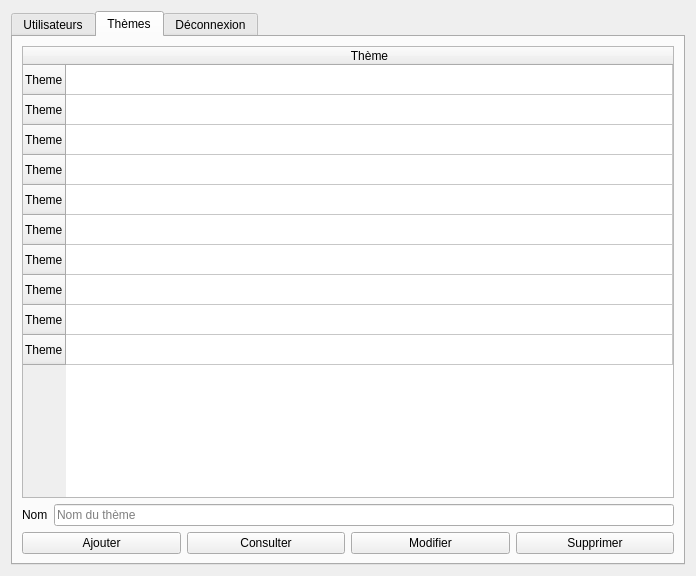
<?xml version="1.0" encoding="UTF-8"?>
<ui version="4.0">
 <class>MenuPrincipal</class>
 <widget class="QDialog" name="MenuPrincipal">
  <property name="geometry">
   <rect>
    <x>0</x>
    <y>0</y>
    <width>696</width>
    <height>576</height>
   </rect>
  </property>
  <property name="windowTitle">
   <string>Dialog</string>
  </property>
  <layout class="QHBoxLayout" name="horizontalLayout">
   <item>
    <widget class="QTabWidget" name="tabWidget">
     <property name="enabled">
      <bool>true</bool>
     </property>
     <property name="currentIndex">
      <number>1</number>
     </property>
     <property name="tabsClosable">
      <bool>false</bool>
     </property>
     <widget class="QWidget" name="tab_4">
      <attribute name="title">
       <string>Utilisateurs</string>
      </attribute>
      <layout class="QHBoxLayout" name="horizontalLayout_4">
       <item>
        <layout class="QHBoxLayout" name="horizontalLayout_9">
         <item>
          <layout class="QVBoxLayout" name="verticalLayout_5">
           <item>
            <widget class="QTableWidget" name="tableWidget_4">
             <property name="editTriggers">
              <set>QAbstractItemView::NoEditTriggers</set>
             </property>
             <property name="alternatingRowColors">
              <bool>true</bool>
             </property>
             <property name="gridStyle">
              <enum>Qt::SolidLine</enum>
             </property>
             <attribute name="horizontalHeaderStretchLastSection">
              <bool>true</bool>
             </attribute>
             <row>
              <property name="text">
               <string>User1</string>
              </property>
             </row>
             <row>
              <property name="text">
               <string>User2</string>
              </property>
             </row>
             <row>
              <property name="text">
               <string>User3</string>
              </property>
             </row>
             <row>
              <property name="text">
               <string>User4</string>
              </property>
             </row>
             <row>
              <property name="text">
               <string>User5</string>
              </property>
             </row>
             <row>
              <property name="text">
               <string>User6</string>
              </property>
             </row>
             <row>
              <property name="text">
               <string>User7</string>
              </property>
             </row>
             <row>
              <property name="text">
               <string>User8</string>
              </property>
             </row>
             <row>
              <property name="text">
               <string>User9</string>
              </property>
             </row>
             <row>
              <property name="text">
               <string>User10</string>
              </property>
             </row>
             <column>
              <property name="text">
               <string>Login</string>
              </property>
             </column>
             <column>
              <property name="text">
               <string>Password</string>
              </property>
             </column>
            </widget>
           </item>
           <item>
            <layout class="QHBoxLayout" name="horizontalLayout_17">
             <item>
              <widget class="QPushButton" name="pushButton_11">
               <property name="text">
                <string>Supprimer</string>
               </property>
              </widget>
             </item>
            </layout>
           </item>
          </layout>
         </item>
         <item>
          <layout class="QVBoxLayout" name="verticalLayout_6">
           <item>
            <layout class="QFormLayout" name="formLayout_7">
             <item row="0" column="0">
              <widget class="QLabel" name="label_9">
               <property name="text">
                <string>Login</string>
               </property>
              </widget>
             </item>
             <item row="0" column="1">
              <widget class="QLineEdit" name="lineEdit_10"/>
             </item>
             <item row="2" column="0">
              <widget class="QLabel" name="label_13">
               <property name="text">
                <string>Meilleur temps</string>
               </property>
              </widget>
             </item>
             <item row="2" column="1">
              <widget class="QLineEdit" name="lineEdit_14"/>
             </item>
             <item row="3" column="0">
              <widget class="QLabel" name="label_14">
               <property name="text">
                <string>Bonnes réponses</string>
               </property>
              </widget>
             </item>
             <item row="3" column="1">
              <widget class="QLineEdit" name="lineEdit_15"/>
             </item>
             <item row="4" column="1">
              <widget class="QPushButton" name="pushButton_13">
               <property name="text">
                <string>Modifier</string>
               </property>
              </widget>
             </item>
             <item row="1" column="0">
              <widget class="QLabel" name="label_12">
               <property name="text">
                <string>Mot de passe</string>
               </property>
              </widget>
             </item>
             <item row="1" column="1">
              <widget class="QLineEdit" name="lineEdit_11"/>
             </item>
            </layout>
           </item>
           <item>
            <layout class="QFormLayout" name="formLayout_8">
             <item row="0" column="0">
              <widget class="QLabel" name="label_16">
               <property name="text">
                <string>Login</string>
               </property>
              </widget>
             </item>
             <item row="0" column="1">
              <widget class="QLineEdit" name="lineEdit_17"/>
             </item>
             <item row="1" column="0">
              <widget class="QLabel" name="label_17">
               <property name="text">
                <string>Mot de passe</string>
               </property>
              </widget>
             </item>
             <item row="1" column="1">
              <widget class="QLineEdit" name="lineEdit_18"/>
             </item>
             <item row="2" column="1">
              <widget class="QPushButton" name="pushButton_14">
               <property name="text">
                <string>Ajouter</string>
               </property>
              </widget>
             </item>
            </layout>
           </item>
          </layout>
         </item>
        </layout>
       </item>
      </layout>
     </widget>
     <widget class="QWidget" name="tab_5">
      <attribute name="title">
       <string>Thèmes</string>
      </attribute>
      <layout class="QHBoxLayout" name="horizontalLayout_18">
       <item>
        <layout class="QHBoxLayout" name="horizontalLayout_19">
         <item>
          <layout class="QVBoxLayout" name="verticalLayout_7">
           <item>
            <widget class="QTableWidget" name="tableWidget_5">
             <property name="enabled">
              <bool>true</bool>
             </property>
             <property name="editTriggers">
              <set>QAbstractItemView::NoEditTriggers</set>
             </property>
             <property name="gridStyle">
              <enum>Qt::SolidLine</enum>
             </property>
             <attribute name="horizontalHeaderStretchLastSection">
              <bool>true</bool>
             </attribute>
             <row>
              <property name="text">
               <string>Theme</string>
              </property>
             </row>
             <row>
              <property name="text">
               <string>Theme</string>
              </property>
             </row>
             <row>
              <property name="text">
               <string>Theme</string>
              </property>
             </row>
             <row>
              <property name="text">
               <string>Theme</string>
              </property>
             </row>
             <row>
              <property name="text">
               <string>Theme</string>
              </property>
             </row>
             <row>
              <property name="text">
               <string>Theme</string>
              </property>
             </row>
             <row>
              <property name="text">
               <string>Theme</string>
              </property>
             </row>
             <row>
              <property name="text">
               <string>Theme</string>
              </property>
             </row>
             <row>
              <property name="text">
               <string>Theme</string>
              </property>
             </row>
             <row>
              <property name="text">
               <string>Theme</string>
              </property>
             </row>
             <column>
              <property name="text">
               <string>Thème</string>
              </property>
             </column>
            </widget>
           </item>
           <item>
            <layout class="QFormLayout" name="formLayout_10">
             <item row="0" column="0">
              <widget class="QLabel" name="label_19">
               <property name="text">
                <string>Nom</string>
               </property>
              </widget>
             </item>
             <item row="0" column="1">
              <widget class="QLineEdit" name="lineEdit_20">
               <property name="placeholderText">
                <string>Nom du thème</string>
               </property>
              </widget>
             </item>
            </layout>
           </item>
           <item>
            <layout class="QHBoxLayout" name="horizontalLayout_20">
             <item>
              <widget class="QPushButton" name="pushButton_18">
               <property name="text">
                <string>Ajouter</string>
               </property>
              </widget>
             </item>
             <item>
              <widget class="QPushButton" name="pushButton_consulter_theme">
               <property name="text">
                <string>Consulter</string>
               </property>
              </widget>
             </item>
             <item>
              <widget class="QPushButton" name="pushButton_17">
               <property name="text">
                <string>Modifier</string>
               </property>
              </widget>
             </item>
             <item>
              <widget class="QPushButton" name="pushButton_supprimer_theme">
               <property name="text">
                <string>Supprimer</string>
               </property>
              </widget>
             </item>
            </layout>
           </item>
          </layout>
         </item>
         <item>
          <layout class="QVBoxLayout" name="verticalLayout_8"/>
         </item>
        </layout>
       </item>
      </layout>
     </widget>
     <widget class="QWidget" name="tab">
      <attribute name="title">
       <string>Déconnexion</string>
      </attribute>
      <layout class="QVBoxLayout" name="verticalLayout_2">
       <item>
        <widget class="QPushButton" name="pushButton">
         <property name="text">
          <string>Déconnexion</string>
         </property>
        </widget>
       </item>
      </layout>
     </widget>
    </widget>
   </item>
  </layout>
 </widget>
 <resources/>
 <connections/>
</ui>
